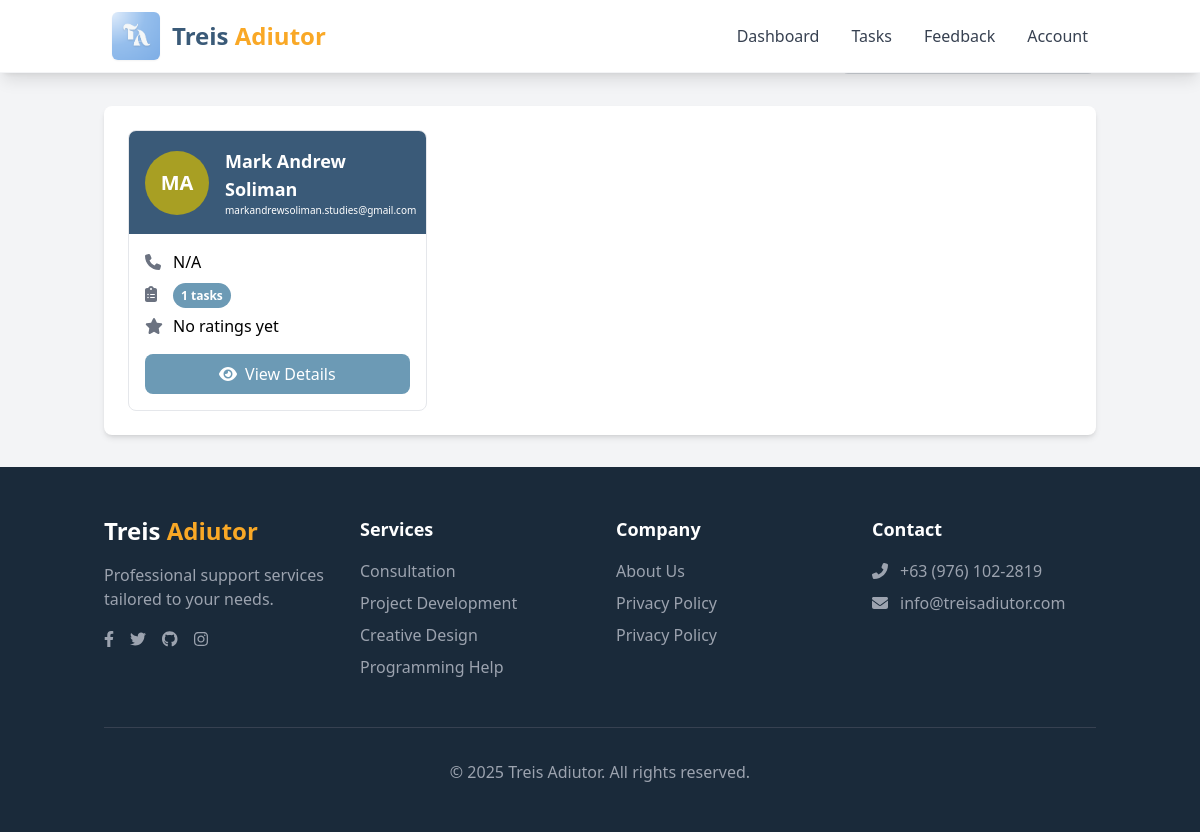
Screenshot of /adiutor/clients.php (signed in) with the database file from the repository.
### tables this page shows
CREATE TABLE `users` (
  `userID` int(11) NOT NULL,
  `fullName` varchar(100) DEFAULT NULL,
  `email` varchar(100) DEFAULT NULL,
  `password` varchar(255) DEFAULT NULL,
  `role` enum('admin','client','adiutor') NOT NULL,
  `phoneNumber` varchar(20) DEFAULT NULL,
  `profilePic` varchar(255) DEFAULT NULL,
  `status` enum('active','inactive') DEFAULT 'active',
  `dateCreated` timestamp NOT NULL DEFAULT current_timestamp()
);

### adiutor/clients.php (the view, shortened to what this page needs)
<!DOCTYPE html>
<html lang="en">
<head>
    <script src="https://cdn.tailwindcss.com"></script>
</head>
<body class="bg-gray-100 min-h-screen flex flex-col">
<?php include 'components/navbar.php'; ?>
<?php
require_once '../includes/db.php';
$user = $_SESSION['user'];
$adiutor_id = $user['userID'];
$clients = [];
$client_stats = [];
$form_ids_query = "SELECT DISTINCT formID FROM tasks WHERE assignedTo = ?";
$form_stmt = $conn->prepare($form_ids_query);
$form_stmt->bind_param("i", $adiutor_id);
$form_stmt->execute();
$form_result = $form_stmt->get_result();
$form_ids = [];
while ($row = $form_result->fetch_assoc()) {
    $form_ids[] = $row['formID'];
}
if (!empty($form_ids)) {
    $placeholders = str_repeat('?,', count($form_ids) - 1) . '?';
    $client_ids_query = "SELECT DISTINCT userID FROM forms WHERE formID IN ($placeholders)";
    $client_stmt = $conn->prepare($client_ids_query);
    $types = str_repeat('i', count($form_ids));
    $bind_params = array($types);
    foreach ($form_ids as $key => $id) {
        $bind_params[] = &$form_ids[$key];
    }
    call_user_func_array(array($client_stmt, 'bind_param'), $bind_params);
    $client_stmt->execute();
    $client_result = $client_stmt->get_result();
    $client_ids = [];
    while ($row = $client_result->fetch_assoc()) {
        $client_ids[] = $row['userID'];
    }
    if (!empty($client_ids)) {
        $client_placeholders = str_repeat('?,', count($client_ids) - 1) . '?';
        $clients_query = "SELECT * FROM users WHERE userID IN ($client_placeholders)";
        $clients_stmt = $conn->prepare($clients_query);
        $types = str_repeat('i', count($client_ids));
        $bind_params = array($types);
        foreach ($client_ids as $key => $id) {
            $bind_params[] = &$client_ids[$key];
        }
        call_user_func_array(array($clients_stmt, 'bind_param'), $bind_params);
        $clients_stmt->execute();
        $clients_result = $clients_stmt->get_result();
        while ($client = $clients_result->fetch_assoc()) {
            $clients[] = $client;
            $rating_query = "SELECT AVG(rating) as avg_rating FROM feedbacks WHERE receiver_id = ? AND giver_id = ?";
            $rating_stmt = $conn->prepare($rating_query);
            $rating_stmt->bind_param("ii", $adiutor_id, $client['userID']);
            $rating_stmt->execute();
            $rating_result = $rating_stmt->get_result();
            $rating_data = $rating_result->fetch_assoc();
            $task_query = "SELECT COUNT(*) as task_count FROM tasks t
                          JOIN forms f ON t.formID = f.formID
                          WHERE f.userID = ? AND t.assignedTo = ?";
            $task_stmt = $conn->prepare($task_query);
            $task_stmt->bind_param("ii", $client['userID'], $adiutor_id);
            $task_stmt->execute();
            $task_result = $task_stmt->get_result();
            $task_data = $task_result->fetch_assoc();
            $client_stats[$client['userID']] = [
                'avg_rating' => $rating_data['avg_rating'] ? round($rating_data['avg_rating'], 1) : 'N/A',
                'task_count' => $task_data['task_count']
            ];
        }
    }
}
?>
<div class="container mx-auto px-4 py-8">
    <div class="flex flex-col md:flex-row justify-between items-center mb-8">
        <h1 class="text-3xl font-bold text-primary mb-4 md:mb-0">My Clients</h1>
        <div class="relative w-full md:w-64">
            <div class="absolute left-3 top-2.5 text-gray-400">
            </div>
        </div>
    </div>
    <div class="bg-white rounded-lg shadow-md p-6">
        <?php if (empty($clients)): ?>
        <div class="flex items-center bg-blue-50 p-4 rounded-lg text-primary">
            <i class="fas fa-info-circle mr-3 text-lg"></i>
            <p>You haven't served any clients yet.</p>
        </div>
        <?php else: ?>
        <div id="clientGrid" class="grid grid-cols-1 md:grid-cols-2 lg:grid-cols-3 gap-6">
            <?php foreach ($clients as $client): ?>
            <div class="client-card bg-white rounded-lg border border-gray-200 overflow-hidden hover:shadow-lg transition-shadow duration-300">
                <div class="bg-primary p-4 flex items-center">
                    <?php
                    $name_parts = explode(' ', trim($client['fullName']));
                    $initials = '';
                    foreach ($name_parts as $part) {
                        if (!empty($part)) {
                            $initials .= strtoupper(substr($part, 0, 1));
                        }
                    }
                    $initials = substr($initials, 0, 2);
                    $color = stringToColor($client['userID']);
                    ?>
                    <div class="flex-shrink-0 mr-4">
                        <div class="w-16 h-16 rounded-full flex items-center justify-center text-xl font-bold text-white"
                            style="background-color: <?php echo $color; ?>">
                            <?php echo $initials; ?>
                        </div>
                    </div>
                    <div class="text-white">
                        <h3 class="text-lg font-semibold"><?php echo $client['fullName']; ?></h3>
                        <p class="text-secondary-100 text-[10px]"><?php echo $client['email']; ?></p>
                    </div>
                </div>
                <div class="p-4">
                    <div class="flex items-center mb-2">
                        <div class="w-5 text-gray-500">
                            <i class="fas fa-phone"></i>
                        </div>
                        <span class="ml-2"><?php echo !empty($client['phone']) ? $client['phone'] : 'N/A'; ?></span>
                    </div>
                    <div class="flex items-center mb-2">
                        <div class="w-5 text-gray-500">
                            <i class="fas fa-clipboard-list"></i>
                        </div>
                        <span class="ml-2">
                            <span class="px-2 py-1 text-xs font-semibold rounded-full bg-secondary text-white">
                                <?php echo isset($client_stats[$client['userID']]) ? $client_stats[$client['userID']]['task_count'] : '0'; ?> tasks
                            </span>
                        </span>
                    </div>
                    <div class="flex items-center mb-4">
                        <div class="w-5 text-gray-500">
                            <i class="fas fa-star"></i>
                        </div>
                        <div class="ml-2">
                            <?php
                            $rating = isset($client_stats[$client['userID']]) ? $client_stats[$client['userID']]['avg_rating'] : 'N/A';
                            if ($rating != 'N/A') {
                                echo '<div class="flex items-center">';
                                for ($i = 1; $i <= 5; $i++) {
                                    if ($i <= $rating) {
                                        echo '<i class="fas fa-star text-accent"></i>';
                                    } elseif ($i - 0.5 <= $rating) {
                                        echo '<i class="fas fa-star-half-alt text-accent"></i>';
                                    } else {
                                        echo '<i class="far fa-star text-accent"></i>';
                                    }
                                }
                                echo '<span class="ml-2 text-sm text-gray-600">(' . $rating . ')</span></div>';
                            } else {
                                echo 'No ratings yet';
                            }
                            ?>
                        </div>
                    </div>
                    <button type="button" class="view-client w-full py-2 bg-secondary hover:bg-primary text-white rounded-lg transition-colors duration-300 flex items-center justify-center"
                        data-id="<?php echo $client['userID']; ?>">
                        <i class="fas fa-eye mr-2"></i> View Details
                    </button>
                </div>
            </div>
            <?php endforeach; ?>
        </div>
        <?php endif; ?>
    </div>
</div>
<?php
function stringToColor($str) {
    $str = (string) $str;
    $hash = 0;
    for ($i = 0; $i < strlen($str); $i++) {
        $hash = ord($str[$i]) + (($hash << 5) - $hash);
    }
    $h = $hash % 360;
    $s = 65;
    $l = 40;
    $c = (1 - abs(2 * $l / 100 - 1)) * $s / 100;
    $x = $c * (1 - abs(fmod(($h / 60), 2) - 1));
    $m = $l / 100 - $c / 2;
    if ($h < 60) {
        $r = $c; $g = $x; $b = 0;
    } else if ($h < 120) {
        $r = $x; $g = $c; $b = 0;
    } else if ($h < 180) {
        $r = 0; $g = $c; $b = $x;
    } else if ($h < 240) {
        $r = 0; $g = $x; $b = $c;
    } else if ($h < 300) {
        $r = $x; $g = 0; $b = $c;
    } else {
        $r = $c; $g = 0; $b = $x;
    }
    $r = floor(($r + $m) * 255);
    $g = floor(($g + $m) * 255);
    $b = floor(($b + $m) * 255);
    return "rgb($r, $g, $b)";
}
?>
<?php require_once 'components/footer.php'; ?>

### rows the page displays
users: initials "MA", fullName "Mark Andrew Soliman", email "markandrewsoliman.studies@gmail.com", userID "1", shows "No ratings yet"
